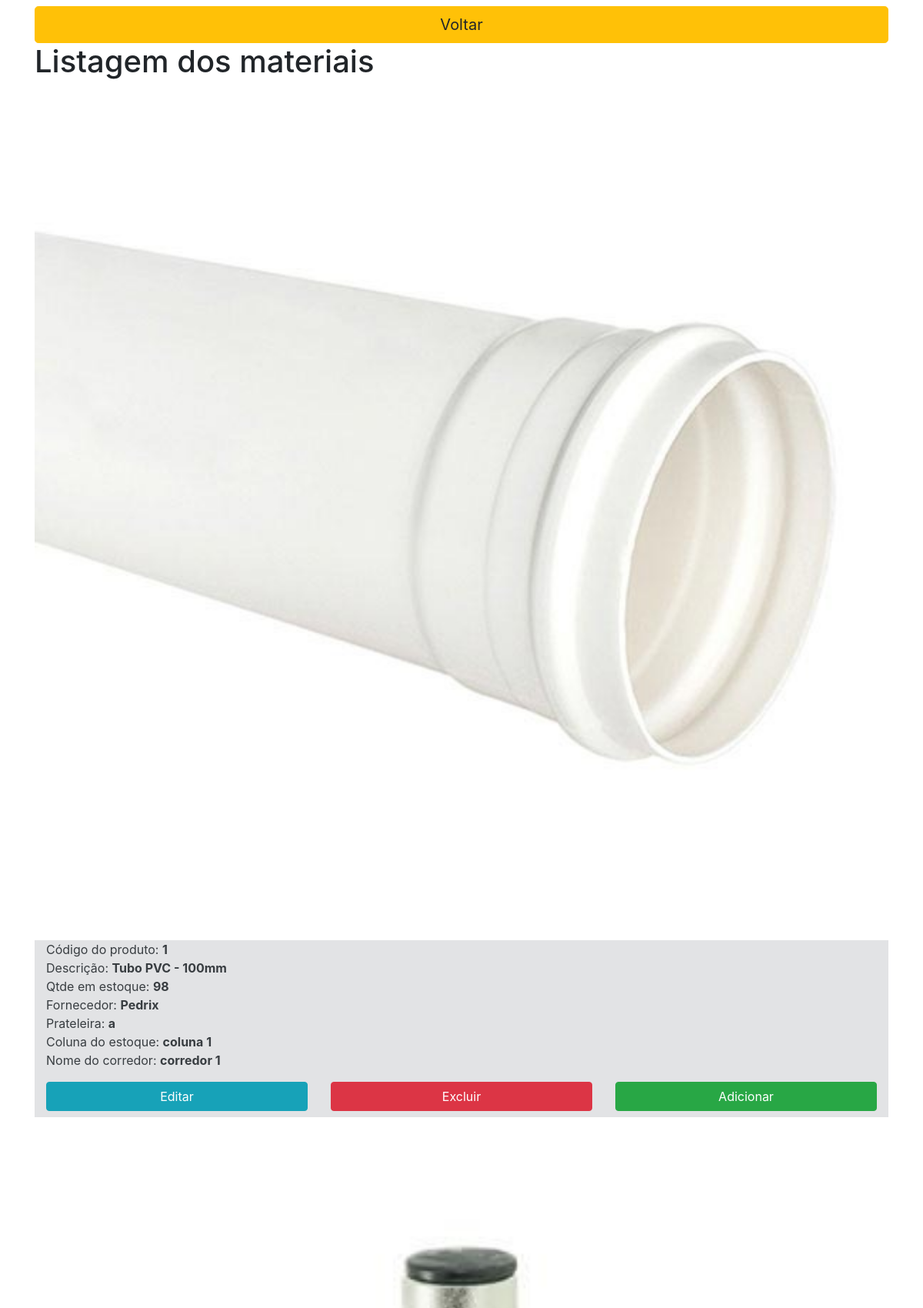
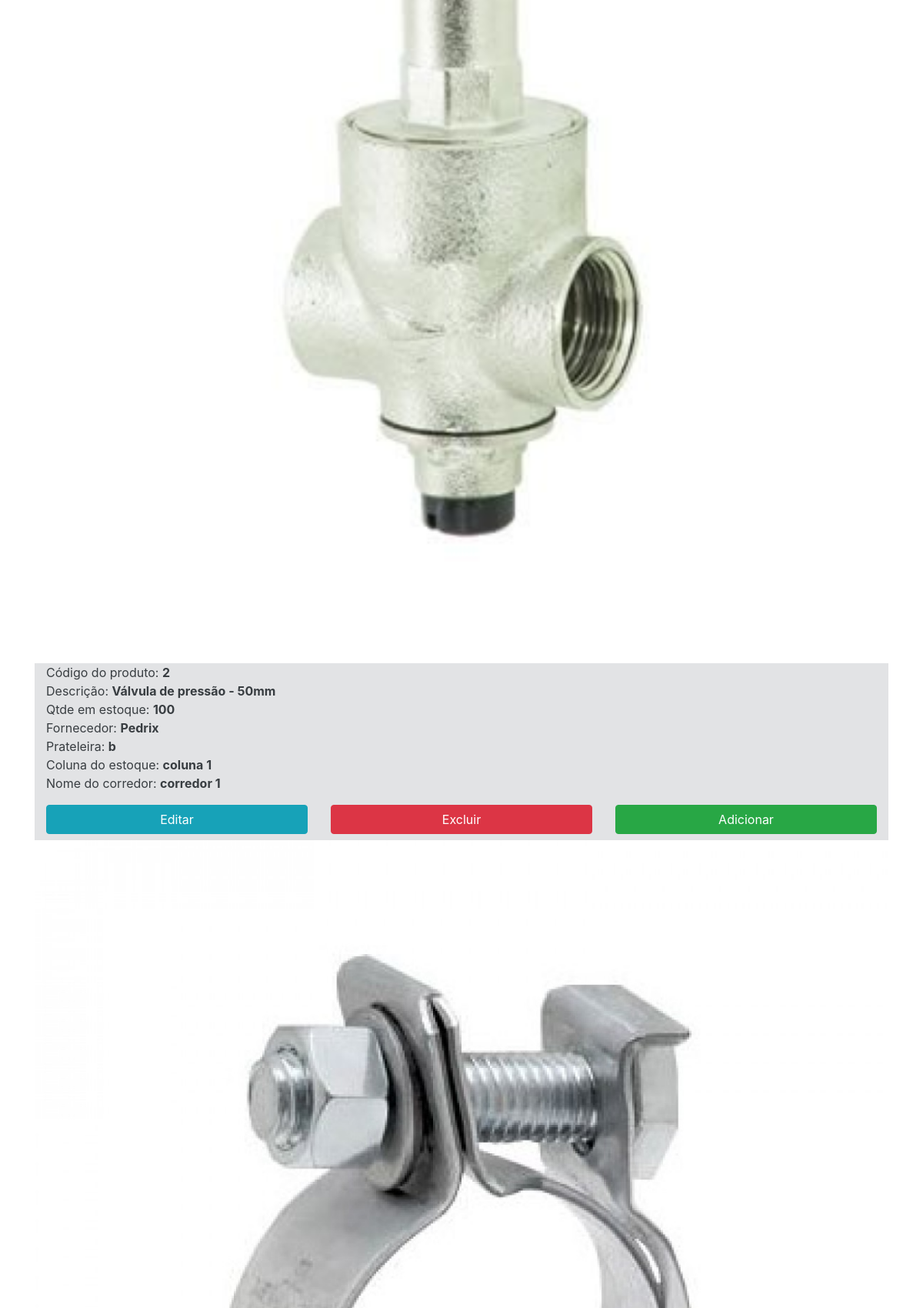
/ (signed in, upper part), run on the app's committed database (2 pictures, top to bottom).
### tables this page shows
CREATE TABLE `corredor` (
  `id_corr` int(4) NOT NULL AUTO_INCREMENT,
  `nome_corredor` varchar(15) NOT NULL,
  PRIMARY KEY (`id_corr`)
);

CREATE TABLE `material` (
  `id_material` int(4) NOT NULL AUTO_INCREMENT,
  `nome_material` varchar(50) NOT NULL,
  `desc_material` varchar(300) NOT NULL,
  `qtde_estoque` int(11) DEFAULT NULL,
  `id_prat_fk` int(4) NOT NULL,
  `id_forn_fk` int(4) NOT NULL,
  `imagem` varchar(100) DEFAULT NULL,
  PRIMARY KEY (`id_material`),
  KEY `id_prat_fk` (`id_prat_fk`),
  KEY `id_forn_fk` (`id_forn_fk`),
  CONSTRAINT `MATERIAL_ibfk_1` FOREIGN KEY (`id_prat_fk`) REFERENCES `prateleira` (`id_prat`),
  CONSTRAINT `MATERIAL_ibfk_2` FOREIGN KEY (`id_forn_fk`) REFERENCES `fornecedor` (`id_forn`)
);

CREATE TABLE `fornecedor` (
  `id_forn` int(4) NOT NULL AUTO_INCREMENT,
  `nome_forn` varchar(30) NOT NULL,
  `num_endereco` int(6) DEFAULT NULL,
  `complemento_end` varchar(4) DEFAULT NULL,
  PRIMARY KEY (`id_forn`)
);

CREATE TABLE `prateleira` (
  `id_prat` int(4) NOT NULL AUTO_INCREMENT,
  `nome_prat` varchar(5) NOT NULL,
  `id_coluna_fk` int(4) NOT NULL,
  PRIMARY KEY (`id_prat`),
  KEY `id_coluna_fk` (`id_coluna_fk`),
  CONSTRAINT `PRATELEIRA_ibfk_1` FOREIGN KEY (`id_coluna_fk`) REFERENCES `coluna` (`id_coluna`) ON DELETE CASCADE
);

CREATE TABLE `coluna` (
  `id_coluna` int(4) NOT NULL AUTO_INCREMENT,
  `nome_coluna` varchar(15) NOT NULL,
  `id_corr_fk` int(4) NOT NULL,
  PRIMARY KEY (`id_coluna`),
  KEY `id_corr_fk` (`id_corr_fk`),
  CONSTRAINT `COLUNA_ibfk_1` FOREIGN KEY (`id_corr_fk`) REFERENCES `corredor` (`id_corr`) ON DELETE CASCADE
);

### App/Model/conexao.php (called while the page is built, shortened)
<?php
class Conexao{
	private static $instance;
	public static function getConn(){
		if(!isset(self::$instance)):
			self::$instance = new \PDO('mysql:host=localhost; dbname=db_ccmed; charset=utf8', 'root', '');
		endif;
		return self::$instance;
	}
}
 ?>

### App/Model/MaterialDao.php (the view, shortened to what this page needs)
<?php
class MaterialDao{
	public function relatorioMateriais(){
		$sql = 'SELECT
		M.id_material, M.nome_material, M.desc_material, M.qtde_estoque, M.imagem, M.id_prat_fk,
		F.nome_forn,
		P.nome_prat,
		C.nome_coluna,
        CO.nome_corredor
        FROM CORREDOR CO INNER JOIN COLUNA C
		ON CO.id_corr = C.id_corr_fk INNER JOIN PRATELEIRA P
		ON C.id_coluna = P.id_coluna_fk INNER JOIN MATERIAL M
		ON P.id_prat = M.id_prat_fk INNER JOIN FORNECEDOR F
		ON M.id_forn_fk = F.id_forn';
		$stmt = Conexao::getConn()->prepare($sql);
		$stmt->execute();
		if($stmt->rowCount() > 0){
			$resultado = $stmt->fetchAll(\PDO::FETCH_ASSOC);
			foreach($resultado as $res){
				echo
					"
					<div class='row'>
						<div class='col-sm-12'>
							<img src = upload/" . $res['imagem'] . " class = 'imagem-material'>
						</div>
					</div>
					<div class='container'>
						<div class='row alert-secondary'>
							<div class='col-12 col-sm-12 '>
								<p>
								Código do produto: <b>" . $res['id_material'] . "</b><br>
								Descrição: <b>" . $res['nome_material'] . " - " . $res['desc_material'] . "</b><br>
								Qtde em estoque: <b>" .	$res['qtde_estoque'] . "</b><br>
								Fornecedor: <b>" .	$res['nome_forn'] . "</b><br>
								Prateleira: <b>" . $res['nome_prat'] . "<br></b>
								Coluna do estoque: <b>".$res['nome_coluna'] . "</b><br>
								Nome do corredor: <b>" .$res['nome_corredor'] . "</b><br>
								</p>
							</div>
							<div class='col-4 col-sm-4 mb-2'>
								<a href = editar.php?id=".$res['id_material'] . ">
									<button class='btn btn-block btn-info'>Editar</button>
								</a>
							</div>
							<div class='col-4 col-sm-4'>
								<a href = excluir.php?id=".$res['id_material'].">
									<button class='btn btn-block btn-danger'>Excluir</button>
								</a>
							</div>
							<div class='col-4 col-sm-4'>
								<a href = form-armazenar.php?id=".$res['id_material'].">
								<button class='btn btn-block btn-success'>Adicionar</button>
								</a>
							</div>
						</div>
						</div>
					";
			}
			return $resultado;
		}else{
			echo "Nenhum registro";
		}
	}
}
 ?>

### css/estilo2.css (style rules this page uses)
.imagem-material { width: 100%; }

### data on the page
corredor: material.imagem (picture), material.id_material "1", material.nome_material "Tubo PVC", material.desc_material "100mm", material.qtde_estoque "98", fornecedor.nome_forn "Pedrix", prateleira.nome_prat "a", coluna.nome_coluna "coluna 1", nome_corredor "corredor 1", material.id_material "2", material.nome_material "Válvula de pressão", material.desc_material "50mm", material.qtde_estoque "100", prateleira.nome_prat "b"
